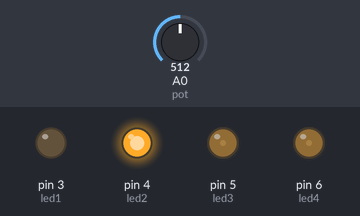
A sketch run on a simulated Arduino Uno, built with avr-gcc and run on an emulated ATmega328P. Parts: output pins drawn as LEDs (lit = HIGH). Inputs (shaded band) come from the test bench; at power-on: A0 (pot) = 512. Random numbers use the default seed unless the sketch sets one.

Above: at 1.29 s.
1.3 s: A0 (pot) set to 497
At 5.97 s:
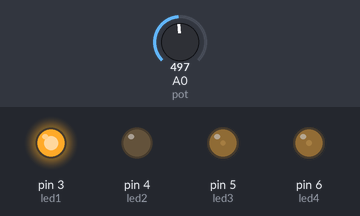
Timing chart, 0 to 10.3 s (numbered marks = the images above; inputs shaded):
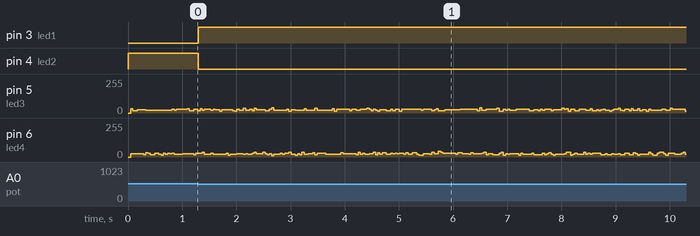

The sketch:

pot_ile_led_yakma.ino
```cpp
int pot =A0;//potansiyometremin pinini aanalog 0 a bağladım
int pot_val=0;//pot_val adında bir değişken oluşturdum bunu potansiyometrenin değerine eşitleyeceğim
int led1=3,led2=4,led3=5,led4=6; //ledleri tanımladım
byte rastgele=0;
void setup() {

  Serial.begin(9600); //SERİ PORT AÇILDI

 //----------------------------------PİN GÜÇ GİRİŞ ÇIKIŞLARI AYARLANIYOR
   pinMode(pot,INPUT);
   pinMode(led1,OUTPUT);
   pinMode(led2,OUTPUT);
   pinMode(led3,OUTPUT);
   pinMode(led4,OUTPUT);
   randomSeed(A0);
}

void loop() {
  rastgele=random(0,11);
  pot_val=analogRead(pot); //eşitleme yapıldı


if (pot_val<=511 )
{
digitalWrite(led1,1);
digitalWrite(led2,0);

 }
else if (pot_val<=1023 )
{
digitalWrite(led1,0);
digitalWrite(led2,1);

}
else{
digitalWrite(led1,0);
digitalWrite(led2,0);

}

 switch(rastgele)
 {
  case 3:
 digitalWrite(led3,1);
 digitalWrite(led4,0);
 break;

 case 9:
 digitalWrite(led4,1);
 digitalWrite(led3,0);
 break;

default :
  digitalWrite(led3,0);
  digitalWrite(led4,0);
  break;

  delay(500);

 Serial.print("RASTGELE SAYİ:");
 Serial.println(rastgele);
 Serial.print("POT DEGER:");
 Serial.println(pot_val);

 }

}
```

Measured:
- the behaviour switches between 512 and 511 on A0 (pot) (found by bisection; images 0 and 1)
- after the input at 1.3 s, pin 3 (led1): LOW → HIGH at once; pin 4 (led2): HIGH → LOW at once
